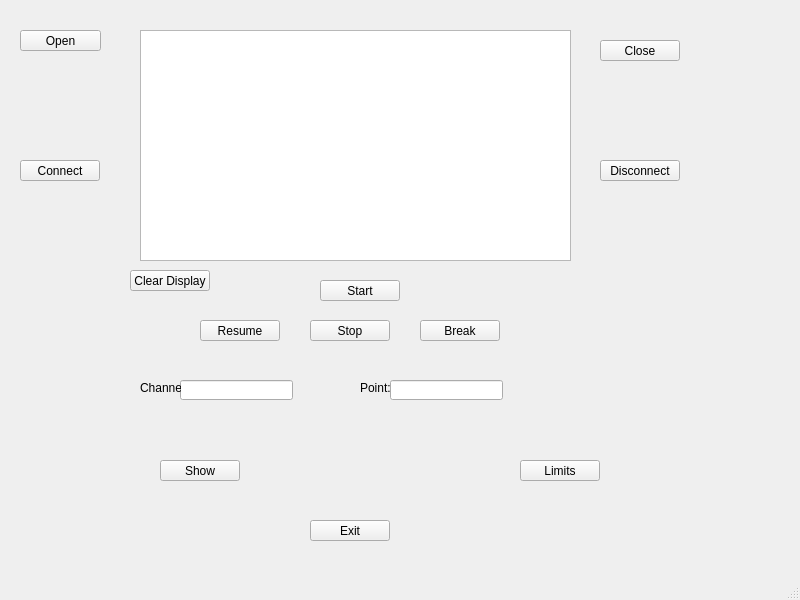
<?xml version="1.0" encoding="UTF-8"?>
<ui version="4.0">
 <class>MainWindow</class>
 <widget class="QMainWindow" name="MainWindow">
  <property name="geometry">
   <rect>
    <x>0</x>
    <y>0</y>
    <width>800</width>
    <height>600</height>
   </rect>
  </property>
  <property name="windowTitle">
   <string>MainWindow</string>
  </property>
  <widget class="QWidget" name="centralwidget">
   <widget class="QPushButton" name="Open">
    <property name="geometry">
     <rect>
      <x>20</x>
      <y>30</y>
      <width>81</width>
      <height>21</height>
     </rect>
    </property>
    <property name="text">
     <string>Open</string>
    </property>
   </widget>
   <widget class="QPushButton" name="Close">
    <property name="geometry">
     <rect>
      <x>600</x>
      <y>40</y>
      <width>80</width>
      <height>21</height>
     </rect>
    </property>
    <property name="text">
     <string>Close</string>
    </property>
   </widget>
   <widget class="QPushButton" name="Exit">
    <property name="geometry">
     <rect>
      <x>310</x>
      <y>520</y>
      <width>80</width>
      <height>21</height>
     </rect>
    </property>
    <property name="text">
     <string>Exit</string>
    </property>
   </widget>
   <widget class="QPushButton" name="Connect">
    <property name="geometry">
     <rect>
      <x>20</x>
      <y>160</y>
      <width>80</width>
      <height>21</height>
     </rect>
    </property>
    <property name="text">
     <string>Connect</string>
    </property>
   </widget>
   <widget class="QPushButton" name="Disconnect">
    <property name="geometry">
     <rect>
      <x>600</x>
      <y>160</y>
      <width>80</width>
      <height>21</height>
     </rect>
    </property>
    <property name="text">
     <string>Disconnect</string>
    </property>
   </widget>
   <widget class="QPushButton" name="Start">
    <property name="geometry">
     <rect>
      <x>320</x>
      <y>280</y>
      <width>80</width>
      <height>21</height>
     </rect>
    </property>
    <property name="text">
     <string>Start</string>
    </property>
   </widget>
   <widget class="QPushButton" name="Break">
    <property name="geometry">
     <rect>
      <x>420</x>
      <y>320</y>
      <width>80</width>
      <height>21</height>
     </rect>
    </property>
    <property name="text">
     <string>Break</string>
    </property>
   </widget>
   <widget class="QPushButton" name="Resume">
    <property name="geometry">
     <rect>
      <x>200</x>
      <y>320</y>
      <width>80</width>
      <height>21</height>
     </rect>
    </property>
    <property name="text">
     <string>Resume</string>
    </property>
   </widget>
   <widget class="QPushButton" name="Stop">
    <property name="geometry">
     <rect>
      <x>310</x>
      <y>320</y>
      <width>80</width>
      <height>21</height>
     </rect>
    </property>
    <property name="text">
     <string>Stop</string>
    </property>
   </widget>
   <widget class="QPushButton" name="Show">
    <property name="geometry">
     <rect>
      <x>160</x>
      <y>460</y>
      <width>80</width>
      <height>21</height>
     </rect>
    </property>
    <property name="text">
     <string>Show</string>
    </property>
   </widget>
   <widget class="QPlainTextEdit" name="Logbook">
    <property name="geometry">
     <rect>
      <x>140</x>
      <y>30</y>
      <width>431</width>
      <height>231</height>
     </rect>
    </property>
   </widget>
   <widget class="QLineEdit" name="Channel">
    <property name="geometry">
     <rect>
      <x>180</x>
      <y>380</y>
      <width>113</width>
      <height>20</height>
     </rect>
    </property>
   </widget>
   <widget class="QLineEdit" name="Point">
    <property name="geometry">
     <rect>
      <x>390</x>
      <y>380</y>
      <width>113</width>
      <height>20</height>
     </rect>
    </property>
   </widget>
   <widget class="QPushButton" name="Limits">
    <property name="geometry">
     <rect>
      <x>520</x>
      <y>460</y>
      <width>80</width>
      <height>21</height>
     </rect>
    </property>
    <property name="text">
     <string>Limits</string>
    </property>
   </widget>
   <widget class="QLabel" name="label">
    <property name="geometry">
     <rect>
      <x>140</x>
      <y>380</y>
      <width>41</width>
      <height>16</height>
     </rect>
    </property>
    <property name="text">
     <string>Channel:</string>
    </property>
   </widget>
   <widget class="QLabel" name="label_2">
    <property name="geometry">
     <rect>
      <x>360</x>
      <y>380</y>
      <width>31</width>
      <height>16</height>
     </rect>
    </property>
    <property name="text">
     <string>Point:</string>
    </property>
   </widget>
   <widget class="QPushButton" name="Clear">
    <property name="geometry">
     <rect>
      <x>130</x>
      <y>270</y>
      <width>80</width>
      <height>21</height>
     </rect>
    </property>
    <property name="text">
     <string>Clear Display</string>
    </property>
   </widget>
  </widget>
  <widget class="QMenuBar" name="menubar">
   <property name="geometry">
    <rect>
     <x>0</x>
     <y>0</y>
     <width>800</width>
     <height>17</height>
    </rect>
   </property>
  </widget>
  <widget class="QStatusBar" name="statusbar"/>
 </widget>
 <resources/>
 <connections/>
</ui>
